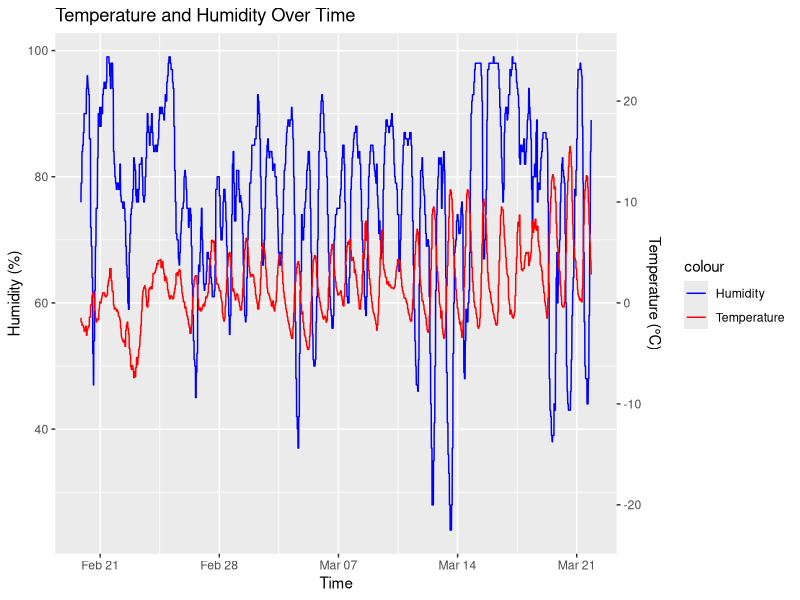
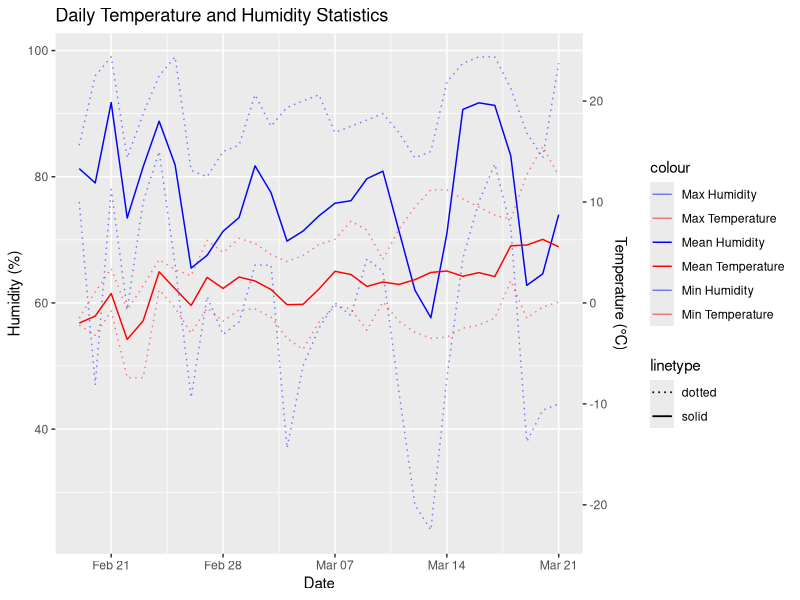

R code for these plots, in order:
# Load necessary libraries
library(tidyverse)
library(lubridate)

# Step 1: Reading
data <- read.csv("Chronograf Data.csv")

data <- data[-c(1, 2), ]

names(data) <- gsub("_", "", as.character(data[1, ]))
data <- data[-1, ]

rownames(data) <- NULL

# Correct data types
data$time <- ymd_hms(data$time)
data$humidity <- as.integer(data$humidity)
data$temperature <- as.double(data$temperature)


# Step 2: Cleaning
clean_data <- data %>%
  drop_na() %>%
  filter(temperature >= -40 & temperature <= 50) %>%
  filter(humidity >= 0 & humidity <= 100)

# Step 3: Generate temperature and humidity graphs
ggplot(clean_data, aes(x = time)) +
  geom_line(aes(y = humidity, color = "Humidity")) +
  geom_line(aes(y = (temperature + 25) * (80 / 50) + 20, color = "Temperature")) +
  scale_y_continuous(name = "Humidity (%)",
                     sec.axis = sec_axis(~ (. - 20) * (50 / 80) - 25,
                     name = "Temperature (°C)")) +
  labs(title = "Temperature and Humidity Over Time", x = "Time") +
  scale_color_manual(values = c("Temperature" = "red", "Humidity" = "blue"))


# Step 4: Calculate daily mean, min, and max
daily_stats <- clean_data %>%
  group_by(date = as.Date(time)) %>%
  summarise(
    mean_temp = mean(temperature),
    min_temp = min(temperature),
    max_temp = max(temperature),
    meanhumidity = mean(humidity),
    minhumidity = min(humidity),
    maxhumidity = max(humidity)
  )

# Plot, dotted min/max, solid mean
ggplot(daily_stats, aes(x = date)) +
  geom_line(aes(y = meanhumidity, color = "Mean Humidity", linetype = "solid"), alpha = 1) +
  geom_line(aes(y = minhumidity, color = "Min Humidity", linetype = "dotted"), alpha = 0.5) +
  geom_line(aes(y = maxhumidity, color = "Max Humidity", linetype = "dotted"), alpha = 0.5) +
  geom_line(aes(y = (mean_temp + 25) * (80 / 50) + 20, color = "Mean Temperature", linetype = "solid"), alpha = 1) +
  geom_line(aes(y = (min_temp + 25) * (80 / 50) + 20, color = "Min Temperature", linetype = "dotted"), alpha = 0.5) +
  geom_line(aes(y = (max_temp + 25) * (80 / 50) + 20, color = "Max Temperature", linetype = "dotted"), alpha = 0.5) +
  scale_y_continuous(name = "Humidity (%)",
                     sec.axis = sec_axis(~ (. - 20) * (50 / 80) - 25,
                     name = "Temperature (°C)")) +
  labs(title = "Daily Temperature and Humidity Statistics", x = "Date") +
  scale_color_manual(values = c("Mean Temperature" = "red", "Min Temperature" = "red", "Max Temperature" = "red",
                     "Mean Humidity" = "blue", "Min Humidity" = "blue", "Max Humidity" = "blue")) +
  scale_linetype_manual(values = c("solid" = "solid", "dotted" = "dotted"))